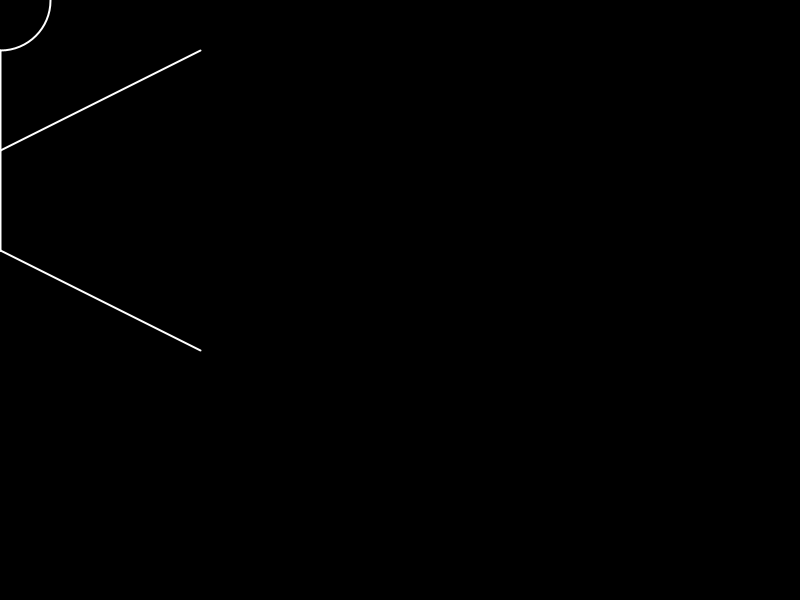
Frame 1 (no input)
Frame 60 (the mouse pressed at the canvas centre just before this capture): identical to frame 1, image omitted
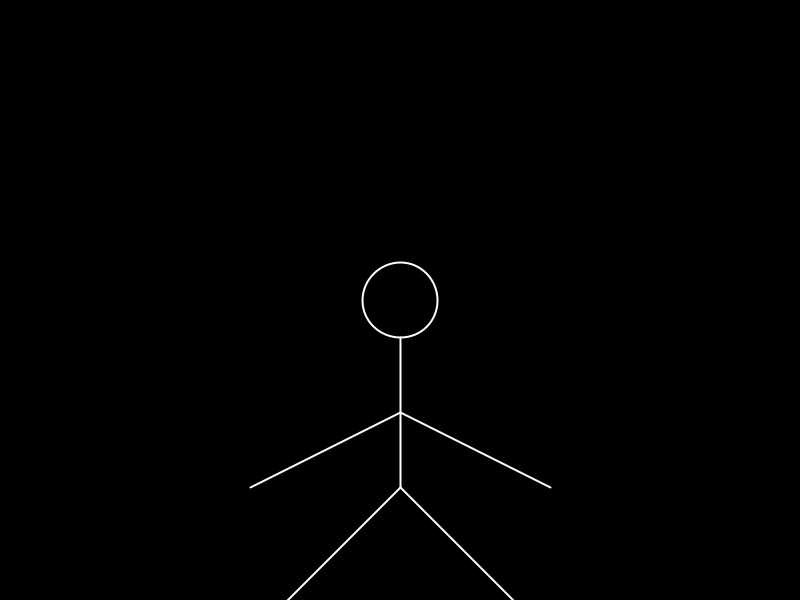
Frame 120 (the mouse held since frame 60 and released just before this capture)

The Processing sketch that drew these frames (run headless with seeded random() and noise(); from frame 60 on, the mouse is pressed at the canvas centre):

// Processing sketch: A_6_1_STICKMAN_PARAM_funcao
// ── A_6_1_STICKMAN_PARAM_funcao.pde
//Faz um stickman Paramétrico
//e proporcional ao ecrã
// preenche os espaços com _____
//depois tenta fazer outros desenhos 
//com outros tipos de linha, sozinho!
//
//por André Rocha

float pX, pY;
float prop, mexe;


void setup(){
size(800,600);


stroke(255);
strokeWeight(2);
noFill();

}

void draw(){
  
background(0);
pX = mouseX;
pY = mouseY;
prop = map(mouseX,0,width,height/6,height/12);
mexe = map(mouseX,0,width,0,prop*4);
boneco(prop,mexe);

}



void boneco(float n, float upa){

ellipse(pX,pY,n,n); //cabeça
line(pX,pY+(n/2),pX,pY+(n/2)+n*2); //tronco
//pernas
line(pX,pY+(n/2)+n*2,pX-n*2,pY+(n/2)+n*2+n+upa/2);
line(pX,pY+(n/2)+n*2,pX+n*2,pY+(n/2)+n*2+n+upa/2);

//braços
line(pX,pY+(n/2)+n,pX-n*2,pY+(n/2)+upa);
line(pX,pY+(n/2)+n,pX+n*2,pY+(n/2)+upa);


}
